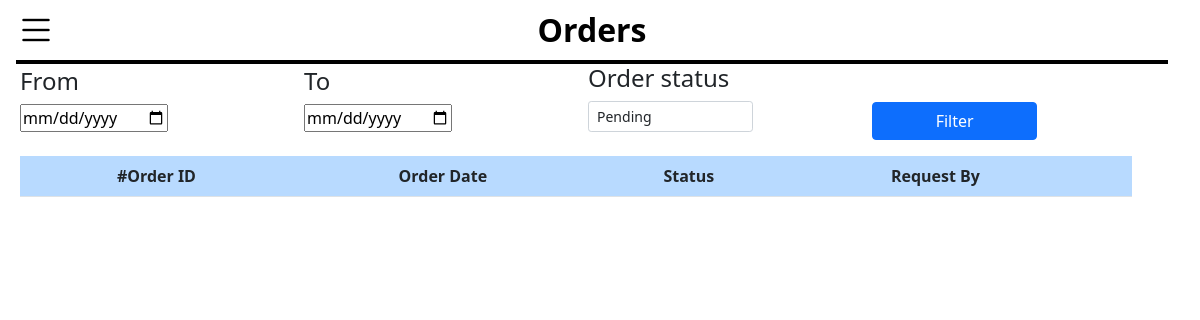
The page /Pages/Orders.php (signed in) on the database as committed earlier.
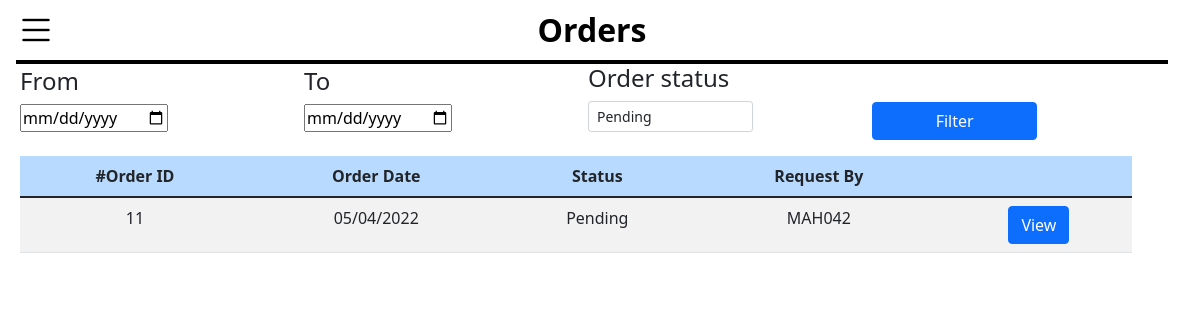
The same page on the database as committed later.
### tables this page shows
CREATE TABLE `order` (
  `orderID` int(11) NOT NULL,
  `staffID` varchar(10) NOT NULL,
  `orderDate` datetime NOT NULL,
  `receiveDate` datetime DEFAULT NULL,
  `authoriserStaffID1` varchar(10) DEFAULT NULL,
  `authoriserStaffID2` varchar(10) DEFAULT NULL,
  `state` varchar(100) DEFAULT NULL,
  `orderType` enum('Singular','Monthly','Weekly') NOT NULL,
  `authoriser1AuthTime` datetime DEFAULT NULL,
  `authoriser2AuthTime` datetime DEFAULT NULL,
  `authoriser1Status` enum('Approved','Denied','Awaiting Approval','') NOT NULL DEFAULT 'Awaiting Approval',
  `authoriser2Status` enum('Approved','Denied','Awaiting Approval','') NOT NULL DEFAULT 'Awaiting Approval'
);

### Functions/checkLogin.php (called while the page is built)
<?php
function check_login($pdo)
{
    if(isset($_SESSION['staffID']))
    {
        $userid = $_SESSION['staffID'];
        $query= $pdo->prepare("SELECT * FROM staff WHERE staffID=? LIMIT 1");
        $query->execute([$userid]);
        $result = $query->fetch(PDO::FETCH_ASSOC);
        if($result)
        {
            return $result;
        }
    }
}
?>

### Pages/Orders.php (the view, shortened to what this page needs)
<?php
include "databaseConnection.php";
include "../Functions/checkLogin.php";
?>
<!DOCTYPE html>
<html>
<head>
  <link rel="stylesheet" href="../css/Sidebar.css">
  <link rel="stylesheet" href="../css/Everything.css">
  <link rel="stylesheet" href="../css/Orders.css">
  <link href="https://cdn.jsdelivr.net/npm/bootstrap@5.1.3/dist/css/bootstrap.min.css" rel="stylesheet">
  <link rel="stylesheet" href="https://cdnjs.cloudflare.com/ajax/libs/bootstrap-icons/1.8.0/font/bootstrap-icons.min.css" />
</head>
<body>
  <?php include 'navbar.php' ?>
  <div id="main">
    <div class="row align-items-end">
      <div class="form-group mb-2 col-md-3 ">
        <h4>From</h4>
        <input id="startDate" class="form-inline" name="FilterFromDate" type="date" placeholder="From">
      </div>
      <div class="form-group mb-2 col-md-3">
        <h4>To</h4>
        <input id="endDate" class="form-inline" name="FilterToDate" type="date" placeholder="To">
      </div>
      <div class="form-group mb-2 col-md-2">
        <h4>Order status</h4>
        <select id="orderStatus" class="form-control form-control-sm" name="selectOrderStatus">
          <option value="Pending">Pending</option>
        </select>
      </div>
      <div class="col-md-2">
        <button onclick="filterOrders();" type="button" class="btn btn-primary w-100">Filter</button>
      </div>
    </div>
    <div class="table-responsive mt-3">
      <table class="table table-hover text-center table-striped">
        <thead>
          <tr>
            <th id="stock-header" scope="col">#Order ID</th>
            <th id="stock-header" scope="col">Order Date</th>
            <th id="stock-header" scope="col">Status</th>
            <th id="stock-header" scope="col">Request By</th>
            <th id="stock-header" scope="col"></th>
          </tr>
        </thead>
        <tbody id="bodyOfOrders">
          <?php
          if ($user_data['orderAuthPermission'] == 1 || $user_data['viewOrderPrivilege'] == 1) {
            $query = "SELECT * FROM `order`";
          } else {
            $query = "SELECT * FROM `order` WHERE staffID='" . $user_data['staffID']."';";
          }
          $stmt = $pdo->prepare($query);
          $stmt->execute();
          while ($row = $stmt->fetch(PDO::FETCH_ASSOC)) {
            $orderID = $row['orderID'];
            echo
            "<tr>
               <td>" . $row['orderID'] . "</td>
                <td>" . date_format(date_create($row['orderDate']), "d/m/Y") . "</td>
                <td>" . $row['state'] . "</td>
                <td>" . $row['staffID'] . "</td>
                <td>
                <a href='FormDetails.php?orderID=$orderID'>
                  <button type='button' class='btn btn-primary'>
                  View
                  </button>
                  </a>
                </td>
              </tr>";
          }
          ?>
        </tbody>
      </table>
    </div>
  </div>
</body>

### Pages/Navbar.php (shortened to what this page needs)
<?php $user_data = check_login($pdo); ?>
<div class="float-start mx-3" style="font-size: 60px;color: black;" id="menuButton">
    <div class="bi bi-list fs-1 position-relative" id="menuIcon" onclick="openNav()">
        <span id="currentPage" class="currentPage position-absolute top-50 start-50 translate-middle">Current Page</span>
    </div>
</div>

### css/Sidebar.css (style rules this page uses)
.currentPage { text-align: center; font-size: 2rem; }
#main { transition: margin-left .5s; padding: 20px; }
#menuButton { border-bottom: 4px solid black; cursor: pointer; width: 100%; }

### css/Everything.css (style rules this page uses)
body { width: 96%; }
#currentPage { font-weight: bold; }

### css/Orders.css (style rules this page uses)
#stock-header { background-color: #B8DAFF; }

Rows that differ between the two databases and show on the page:
added order: orderID "11", orderDate "05/04/2022", state "Pending", staffID "MAH042"
